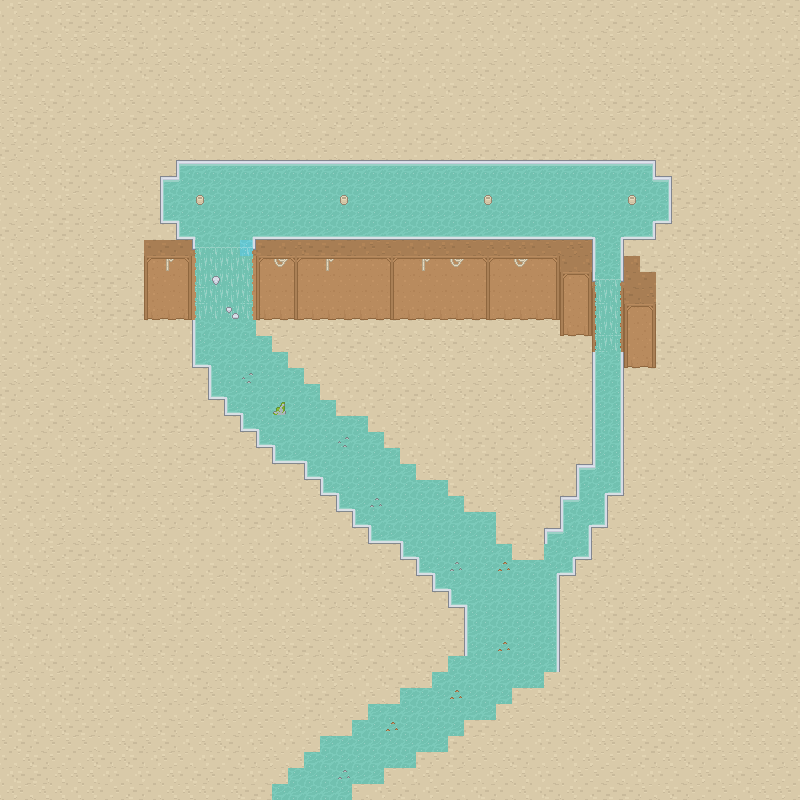

A 2D game scene composited from a Tiled map and its tileset images. What follows is a short description and the map's XML, with each tile layer's data collapsed to a summary:
An orthogonal 50x50 tile map with 16x16 px tiles, 5 tile layers (floor, floor deco, walls, wall, ...).

<map version="1.8" tiledversion="1.8.0" orientation="orthogonal" renderorder="right-down" width="50" height="50" tilewidth="16" tileheight="16" infinite="0" nextlayerid="70" nextobjectid="115">
 <editorsettings>
  <export target="cpsc427-team6/data/maps/map2.tmj" format="json" />
 </editorsettings>
 <tileset firstgid="1" name="roguelikeDungeon_transparent" tilewidth="16" tileheight="16" spacing="1" tilecount="522" columns="29">
  <image source="roguelikeDungeon_transparent.png" trans="ff00ff" width="492" height="305" />
 </tileset>
 <layer id="4" name="floor" width="50" height="50">
  <data>[2500 cells, 2500 non-empty, 14 distinct tile ids]</data>
 </layer>
 <layer id="1" name="floor deco" width="50" height="50">
  <data>[2500 cells, 542 non-empty, 40 distinct tile ids]</data>
 </layer>
 <layer id="3" name="walls" width="50" height="50" tintcolor="#ffefbd">
  <data>[2500 cells, 73 non-empty, 17 distinct tile ids]</data>
 </layer>
 <objectgroup id="2" name="walls" />
 <group id="5" name="randwalls">
  <group id="60" name="group6">
   <properties>
    <property name="max" type="int" value="1" />
    <property name="min" type="int" value="1" />
   </properties>
   <group id="62" name="wall14">
    <layer id="61" name="wall" width="50" height="50">
     <data>[2500 cells, 0 non-empty, 0 distinct tile ids]</data>
    </layer>
    <objectgroup id="63" name="wall" />
   </group>
   <group id="64" name="wall15">
    <layer id="65" name="wall" width="50" height="50">
     <data>[2500 cells, 0 non-empty, 0 distinct tile ids]</data>
    </layer>
    <objectgroup id="66" name="wall" />
   </group>
  </group>
 </group>
 <objectgroup id="69" name="item">
  <properties>
   <property name="max" type="int" value="7" />
   <property name="min" type="int" value="5" />
  </properties>
 </objectgroup>
 <objectgroup id="68" name="enemy">
  <properties>
   <property name="max" type="int" value="14" />
   <property name="min" type="int" value="8" />
  </properties>
 </objectgroup>
 <objectgroup id="67" name="player" />
</map>
